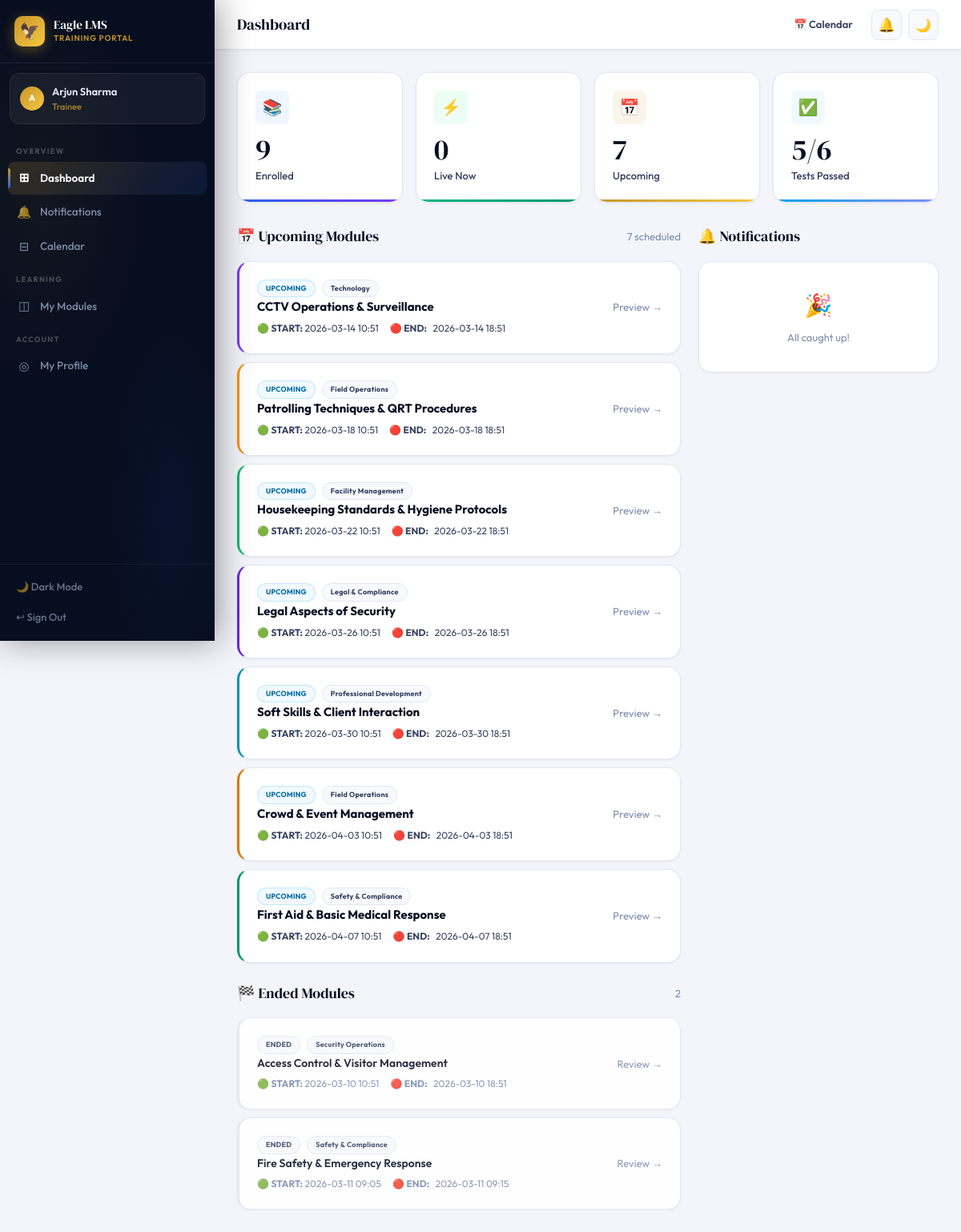
The app's page /trainee/dashboard (signed in) with its own data.
### tables this page shows
CREATE TABLE enrollments(
            id INTEGER PRIMARY KEY AUTOINCREMENT,
            module_id INTEGER, trainee_id INTEGER,
            enrolled_at TIMESTAMP DEFAULT CURRENT_TIMESTAMP,
            completed BOOLEAN DEFAULT 0,
            FOREIGN KEY(module_id) REFERENCES modules(id),
            FOREIGN KEY(trainee_id) REFERENCES users(id),
            UNIQUE(module_id,trainee_id));

CREATE TABLE modules(
            id INTEGER PRIMARY KEY AUTOINCREMENT,
            title TEXT NOT NULL, description TEXT, category TEXT,
            trainer_id INTEGER, start_datetime TIMESTAMP, end_datetime TIMESTAMP,
            status TEXT DEFAULT 'draft', is_default BOOLEAN DEFAULT 0,
            color TEXT DEFAULT '#3B5BDB',
            created_at TIMESTAMP DEFAULT CURRENT_TIMESTAMP,
            FOREIGN KEY(trainer_id) REFERENCES users(id));

### app.py (the view)
@app.route('/trainee/dashboard')
@login_required
def trainee_dashboard():
    if session['role']=='trainer': return redirect(url_for('trainer_dashboard'))
    db=get_db(); uid=session['user_id']
    now=datetime.datetime.now().isoformat()
    enrollments=db.execute('''SELECT m.*,e.completed as enrolled_complete FROM enrollments e
        JOIN modules m ON e.module_id=m.id WHERE e.trainee_id=? AND m.status="published" ORDER BY m.start_datetime''',(uid,)).fetchall()
    upcoming=[m for m in enrollments if m['start_datetime'] and m['start_datetime']>now]
    ongoing=[m for m in enrollments if m['start_datetime'] and m['end_datetime'] and m['start_datetime']<=now<=m['end_datetime']]
    completed_list=[m for m in enrollments if m['end_datetime'] and m['end_datetime']<now]
    notifs=db.execute('SELECT * FROM notifications WHERE user_id=? AND is_read=0 ORDER BY created_at DESC LIMIT 10',(uid,)).fetchall()
    total_tests=db.execute('SELECT COUNT(*) as c FROM test_attempts WHERE trainee_id=?',(uid,)).fetchone()['c']
    passed_tests=db.execute('SELECT COUNT(*) as c FROM test_attempts WHERE trainee_id=? AND passed=1',(uid,)).fetchone()['c']
    return render_template('trainee_dashboard.html',upcoming=upcoming,ongoing=ongoing,
        completed=completed_list,notifications=notifs,total_tests=total_tests,passed_tests=passed_tests)

### app.py (called while the page is built)
def get_db():
    db = sqlite3.connect(os.path.join(BASE_DIR, 'lms.db'))
    db.row_factory = sqlite3.Row
    return db

def login_required(f):
    @wraps(f)
    def d(*a,**kw):
        if 'user_id' not in session: return redirect(url_for('login'))
        return f(*a,**kw)
    return d

@app.context_processor
def inject_globals():
    nc = 0
    if 'user_id' in session:
        nc = get_db().execute('SELECT COUNT(*) as c FROM notifications WHERE user_id=? AND is_read=0',(session['user_id'],)).fetchone()['c']
    return dict(COMPANY=COMPANY, notif_count=nc)

### templates/trainee_dashboard.html (shortened to what this page needs)
{% extends 'base.html' %}
{% block page_title %}Dashboard{% endblock %}
{% block topbar_actions %}
<a href="{{ url_for('trainee_calendar') }}" class="btn btn-ghost btn-sm">📅 Calendar</a>
{% endblock %}
{% block content %}
<div class="stat-row">
  <div class="stat-tile st-blue anim-up">
    <div class="st-icon st-i-blue">📚</div>
    <div class="st-num">{{ (upcoming|length) + (ongoing|length) + (completed|length) }}</div>
    <div class="st-lbl">Enrolled</div>
  </div>
  <div class="stat-tile st-green anim-up d1">
    <div class="st-icon st-i-green">⚡</div>
    <div class="st-num">{{ ongoing|length }}</div>
    <div class="st-lbl">Live Now</div>
  </div>
  <div class="stat-tile st-gold anim-up d2">
    <div class="st-icon st-i-gold">📅</div>
    <div class="st-num">{{ upcoming|length }}</div>
    <div class="st-lbl">Upcoming</div>
  </div>
  <div class="stat-tile st-sky anim-up d3">
    <div class="st-icon st-i-sky">✅</div>
    <div class="st-num">{{ passed_tests }}/{{ total_tests }}</div>
    <div class="st-lbl">Tests Passed</div>
  </div>
</div>
<div style="display:grid;grid-template-columns:1fr 300px;gap:22px;align-items:start">
  <div>
    {% if upcoming %}
    <div class="sh anim-up d2 mb-3">
      <div class="sh-title">📅 Upcoming Modules</div>
      <span class="t-sm t-muted">{{ upcoming|length }} scheduled</span>
    </div>
    <div style="display:flex;flex-direction:column;gap:10px;margin-bottom:24px">
      {% for m in upcoming %}
      <a href="{{ url_for('trainee_module', module_id=m.id) }}" class="anim-up" style="animation-delay:{{ loop.index0 * 40 }}ms">
        <div class="card card-p card-hover" style="border-left:3px solid {{ m.color or 'var(--acc)' }}">
          <div class="flex justify-b items-c gap-3" style="flex-wrap:wrap">
            <div style="flex:1;overflow:hidden">
              <div class="flex items-c gap-2 mb-1">
                <span class="badge b-sky" style="font-size:9px">UPCOMING</span>
                <span class="badge b-neutral" style="font-size:9px">{{ m.category or 'General' }}</span>
              </div>
              <div style="font-weight:700;font-size:15px;margin-bottom:5px">{{ m.title }}</div>
              <div style="font-size:12px;color:var(--t2);display:flex;gap:14px;flex-wrap:wrap">
                <span>🟢 <strong>START:</strong> {{ m.start_datetime[:16].replace('T',' ') if m.start_datetime else '—' }}</span>
                <span>🔴 <strong>END:</strong>&nbsp;&nbsp; {{ m.end_datetime[:16].replace('T',' ') if m.end_datetime else '—' }}</span>
              </div>
            </div>
            <div style="flex-shrink:0;font-size:13px;color:var(--t3)">Preview →</div>
          </div>
        </div>
      </a>
      {% endfor %}
    </div>
    {% endif %}
    {% if completed %}
    <div class="sh anim-up d3 mb-3">
      <div class="sh-title">🏁 Ended Modules</div>
      <span class="t-sm t-muted">{{ completed|length }}</span>
    </div>
    <div style="display:flex;flex-direction:column;gap:10px">
      {% for m in completed %}
      <a href="{{ url_for('trainee_module', module_id=m.id) }}" class="anim-up" style="animation-delay:{{ loop.index0 * 40 }}ms">
        <div class="card card-p card-hover" style="border-left:3px solid var(--border);opacity:.85">
          <div class="flex justify-b items-c gap-3" style="flex-wrap:wrap">
            <div style="flex:1;overflow:hidden">
              <div class="flex items-c gap-2 mb-1">
                <span class="badge b-neutral" style="font-size:9px">ENDED</span>
                <span class="badge b-neutral" style="font-size:9px">{{ m.category or 'General' }}</span>
              </div>
              <div style="font-weight:600;font-size:14px;margin-bottom:5px">{{ m.title }}</div>
              <div style="font-size:12px;color:var(--t3);display:flex;gap:14px;flex-wrap:wrap">
                <span>🟢 <strong>START:</strong> {{ m.start_datetime[:16].replace('T',' ') if m.start_datetime else '—' }}</span>
                <span>🔴 <strong>END:</strong>&nbsp;&nbsp; {{ m.end_datetime[:16].replace('T',' ') if m.end_datetime else '—' }}</span>
              </div>
            </div>
            <div style="flex-shrink:0;font-size:13px;color:var(--t3)">Review →</div>
          </div>
        </div>
      </a>
      {% endfor %}
    </div>
    {% endif %}
  </div>
  <div>
    <div class="sh mb-4 anim-r d1"><div class="sh-title">🔔 Notifications</div></div>
    {% if notifications %}
    <div style="display:flex;flex-direction:column;gap:8px">
      {% for n in notifications %}
      <div class="card card-p anim-r" style="animation-delay:{{ loop.index0 * 40 }}ms;padding:12px 14px;border-left:3px solid var(--acc)">
        <div style="font-weight:600;font-size:13px;margin-bottom:3px">{{ n.title }}</div>
        <div class="t-xs t-secondary">{{ n.body or '' }}</div>
        <div class="t-xs t-muted" style="margin-top:5px">{{ n.created_at[:16].replace('T',' ') }}</div>
      </div>
      {% endfor %}
      <a href="{{ url_for('notifications') }}" class="btn btn-ghost btn-sm" style="justify-content:center;margin-top:4px">View all →</a>
    </div>
    {% else %}
    <div class="card card-p" style="text-align:center;padding:32px">
      <div style="font-size:28px;margin-bottom:8px">🎉</div>
      <div class="t-sm t-muted">All caught up!</div>
    </div>
    {% endif %}
  </div>
</div>
{% endblock %}

### static/css/main.css (style rules this page uses)
:root { --eagle-navy: #0B1426; --eagle-navy2: #0F1B35; --eagle-gold: #C8962A; --eagle-gold2: #E8B84B; --eagle-gold-bg: rgba(200,150,42,0.1); --eagle-gold-glow: rgba(200,150,42,0.3); --bg: #F3F5FB; --card: #FFFFFF; --card2: #F8F9FD; --sidebar: #070E1F; --sidebar2: #0D1730; --border: #E2E7F3; --border2: #CDD5E8; --t1: #080F22; --t2: #364260; --t3: #7B8BAA; --t4: #B0BCCC; --tinv: #E8EFFF; --acc: #2563EB; --acc-h: #1D4ED8; --acc-bg: #EFF6FF; --acc-mid: rgba(37,99,235,0.15); --acc-glow: rgba(37,99,235,0.25); --green:#10B981; --green-bg:#ECFDF5; --green-t:#065F46; --red:#EF4444; --red-bg:#FEF2F2; --red-t:#991B1B; --amber:#F59E0B; --amber-bg:#FFFBEB; --amber-t:#92400E; --sky:#0EA5E9; --sky-bg:#F0F9FF; --sky-t:#0369A1; --violet:#8B5CF6;--violet-bg:#F5F3FF;--violet-t:#5B21B6; --s1:0 1px 3px rgba(8,15,34,.06); --s2:0 2px 8px rgba(8,15,34,.08),0 1px 2px rgba(8,15,34,.04); --s3:0 6px 24px rgba(8,15,34,.1),0 2px 6px rgba(8,15,34,.04); --s4:0 12px 40px rgba(8,15,34,.12),0 4px 12px rgba(8,15,34,.06); --s5:0 24px 64px rgba(8,15,34,.15); --gold-s:0 6px 24px rgba(200,150,42,.35); --r1:5px;--r2:8px;--r3:12px;--r4:16px;--r5:22px;--r6:32px; --sw:268px; }
*,*::before,*::after { box-sizing:border-box;margin:0;padding:0 }
html { scroll-behavior:smooth }
body { font-family:'Outfit',system-ui,sans-serif;background:var(--bg);color:var(--t1);line-height:1.6;-webkit-font-smoothing:antialiased;transition:background .3s,color .3s;overflow-x:hidden }
a { color:inherit;text-decoration:none }
.stat-row { display:grid;grid-template-columns:repeat(auto-fit,minmax(180px,1fr));gap:16px;margin-bottom:28px }
.stat-tile { background:var(--card);border:1px solid var(--border);border-radius:var(--r4);padding:22px;position:relative;overflow:hidden;transition:all .2s;box-shadow:var(--s1) }
.stat-tile::after { content:'';position:absolute;bottom:0;left:0;right:0;height:3px }
.st-gold::after { background:linear-gradient(90deg,var(--eagle-gold),#F5C842) }
.st-blue::after { background:linear-gradient(90deg,var(--acc),#7C3AED) }
.st-green::after { background:linear-gradient(90deg,var(--green),#059669) }
.st-sky::after { background:linear-gradient(90deg,var(--sky),#818CF8) }
.st-icon { width:42px;height:42px;border-radius:var(--r2);display:flex;align-items:center;justify-content:center;font-size:20px;margin-bottom:14px }
.st-i-gold { background:var(--eagle-gold-bg) }
.st-i-blue { background:var(--acc-bg) }
.st-i-green { background:var(--green-bg) }
.st-i-sky { background:var(--sky-bg) }
.st-num { font-family:'DM Serif Display',serif;font-size:36px;font-weight:400;line-height:1;margin-bottom:4px }
.st-lbl { font-size:13px;color:var(--t2);font-weight:500 }
.card { background:var(--card);border:1px solid var(--border);border-radius:var(--r4);box-shadow:var(--s1);transition:background .3s,border-color .3s }
.card-p { padding:22px }
.card-hover { cursor:pointer;transition:all .22s }
.sh { display:flex;align-items:center;justify-content:space-between;margin-bottom:16px }
.sh-title { font-family:'DM Serif Display',serif;font-size:18px;color:var(--t1) }
.btn { display:inline-flex;align-items:center;gap:7px;font-family:'Outfit',sans-serif;font-weight:600;font-size:13.5px;border:none;border-radius:var(--r2);cursor:pointer;transition:all .18s;white-space:nowrap;line-height:1 }
.btn-sm { padding:8px 14px;font-size:13px }
.btn-ghost { background:transparent;color:var(--t2);border:1.5px solid transparent }
.badge { display:inline-flex;align-items:center;gap:5px;padding:3px 10px;border-radius:20px;font-size:11px;font-weight:700;letter-spacing:.2px;font-family:'Outfit',sans-serif }
.b-sky { background:var(--sky-bg);color:var(--sky-t);border:1px solid rgba(14,165,233,.2) }
.b-neutral { background:var(--card2);color:var(--t2);border:1px solid var(--border) }
.anim-up { animation:slide-up .4s cubic-bezier(.4,0,.2,1) both }
.anim-r { animation:slide-right .4s cubic-bezier(.4,0,.2,1) both }
.d1 { animation-delay:.05s }
.d2 { animation-delay:.1s }
.d3 { animation-delay:.15s }
.flex { display:flex }
.items-c { align-items:center }
.justify-b { justify-content:space-between }
.gap-2 { gap:8px }
.gap-3 { gap:12px }
.mb-4 { margin-bottom:16px }
.t-sm { font-size:13px }
.t-muted { color:var(--t3) }

### records on screen
enrollments: category "Technology", title "CCTV Operations & Surveillance", start_datetime "2026-03-14 10:51", end_datetime "2026-03-14 18:51"
enrollments: category "Field Operations", title "Patrolling Techniques & QRT Procedures", start_datetime "2026-03-18 10:51", end_datetime "2026-03-18 18:51"
enrollments: category "Facility Management", title "Housekeeping Standards & Hygiene Protocols", start_datetime "2026-03-22 10:51", end_datetime "2026-03-22 18:51"
enrollments: category "Legal & Compliance", title "Legal Aspects of Security", start_datetime "2026-03-26 10:51", end_datetime "2026-03-26 18:51"
enrollments: category "Professional Development", title "Soft Skills & Client Interaction", start_datetime "2026-03-30 10:51", end_datetime "2026-03-30 18:51"
enrollments: category "Field Operations", title "Crowd & Event Management", start_datetime "2026-04-03 10:51", end_datetime "2026-04-03 18:51"
enrollments: category "Safety & Compliance", title "First Aid & Basic Medical Response", start_datetime "2026-04-07 10:51", end_datetime "2026-04-07 18:51"
enrollments: category "Security Operations", title "Access Control & Visitor Management", start_datetime "2026-03-10 10:51", end_datetime "2026-03-10 18:51"
enrollments: category "Safety & Compliance", title "Fire Safety & Emergency Response", start_datetime "2026-03-11 09:05", end_datetime "2026-03-11 09:15"

### other values on screen
{{ session.name[0].upper() }} "A"
{{ session.name }} "Arjun Sharma"
{{ session.role }} "Trainee"
{{ (upcoming|length) + (ongoing|length) + (completed|length) }} "9"
{{ ongoing|length }} "0"
{{ upcoming|length }} "7"
{{ passed_tests }} "5"
{{ total_tests }} "6"
{{ completed|length }} "2"
